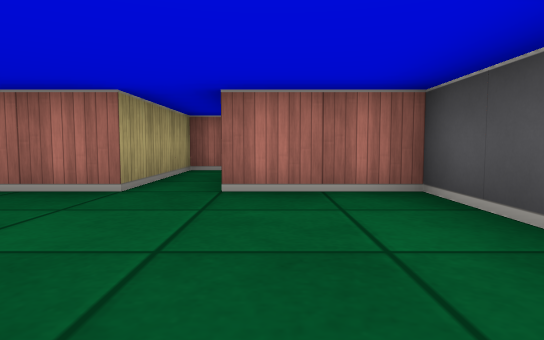
view 1 (above)

24 first-person views from a walk through a cub3D level. The camera is about half as high as the walls, tilts 4° down and sees 75° across. The floor is counted in squares. Each view is taken from the middle of a square. On the plan, view 1 faces up. The plan holds only what a view shows up to about 9 squares ahead; the rest is blank.

view 2
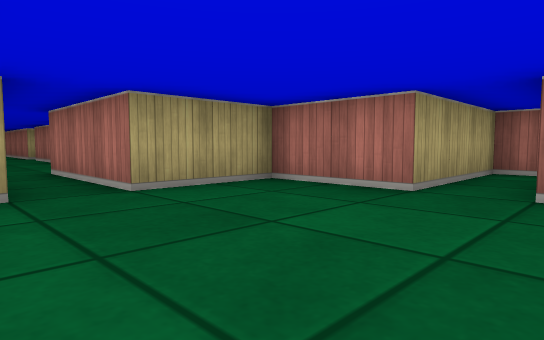

view 3
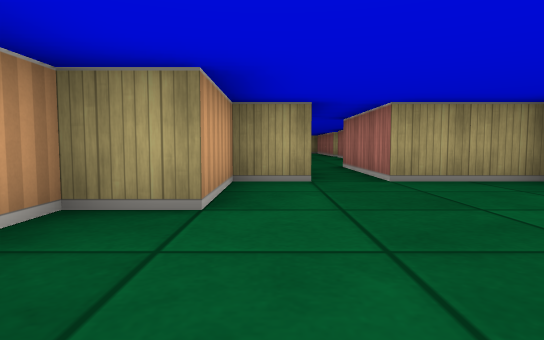

view 4
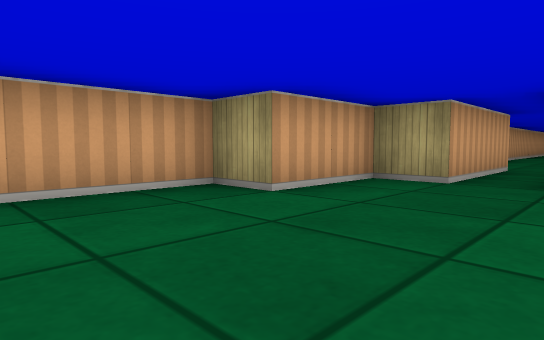

view 5
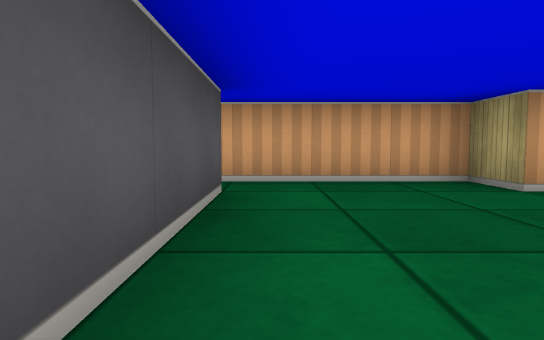

view 6
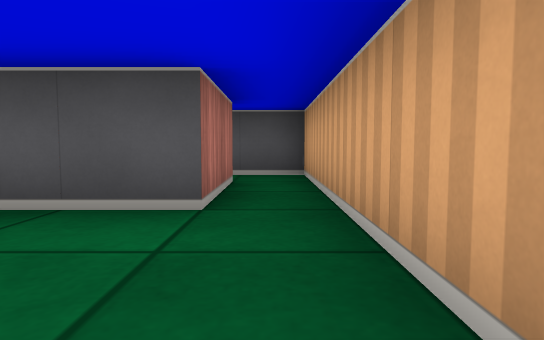

view 7
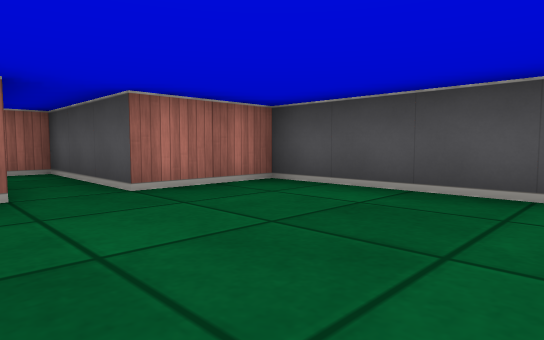

view 8
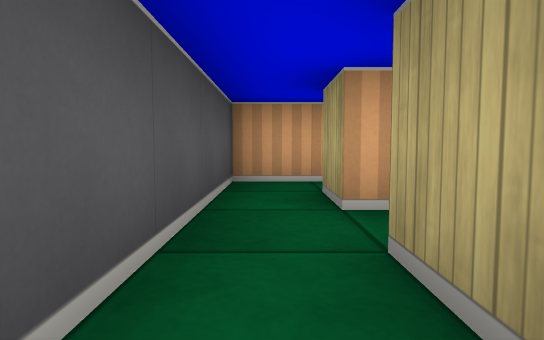

view 9
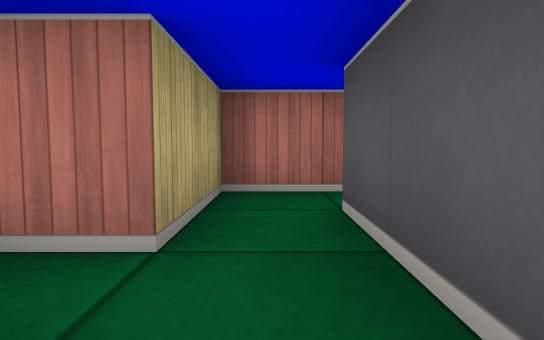

view 10
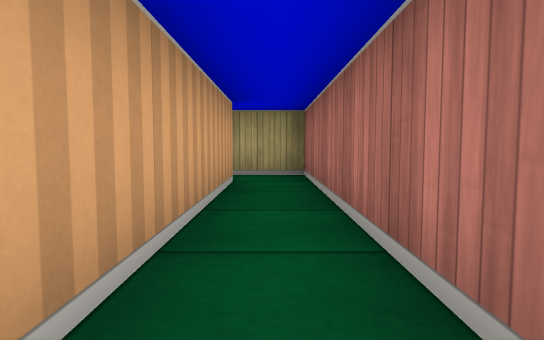

view 11
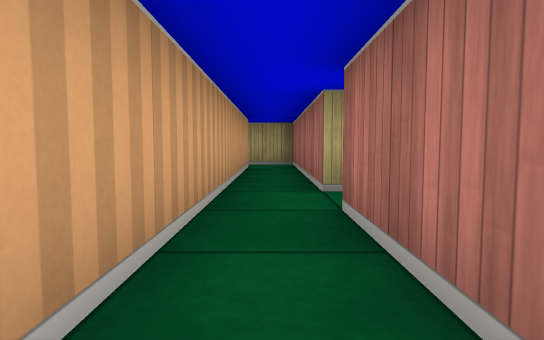

view 12
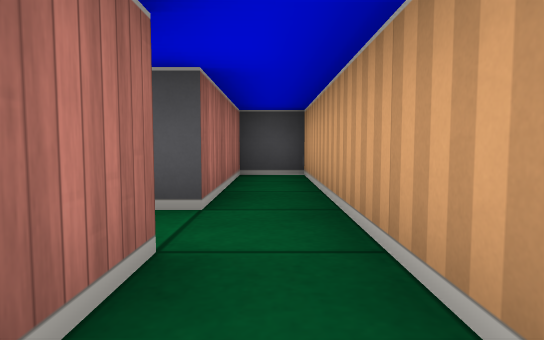

view 13
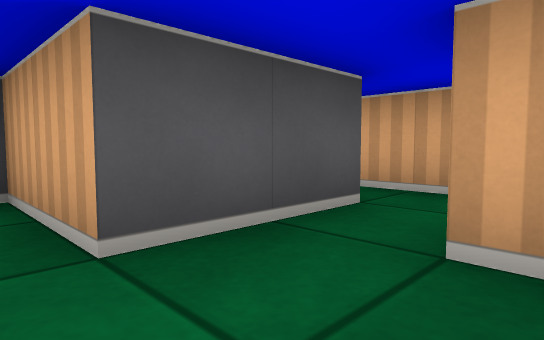

view 14
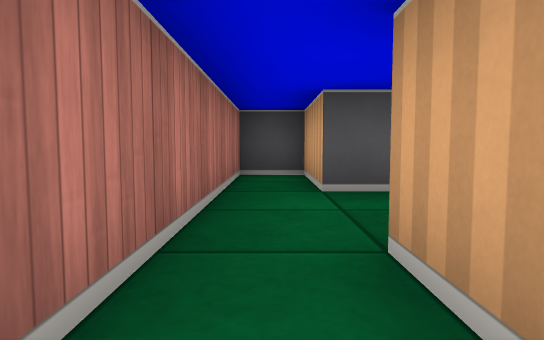

view 15
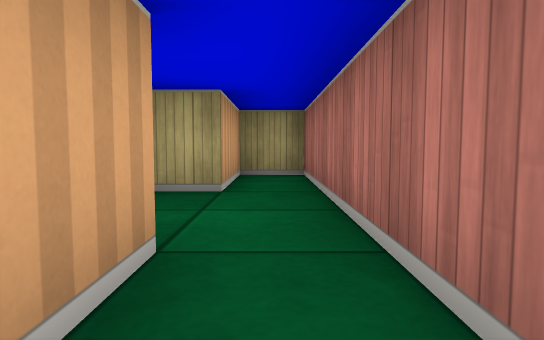

view 16
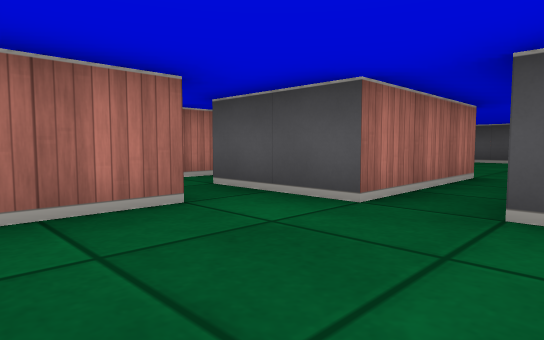

view 17
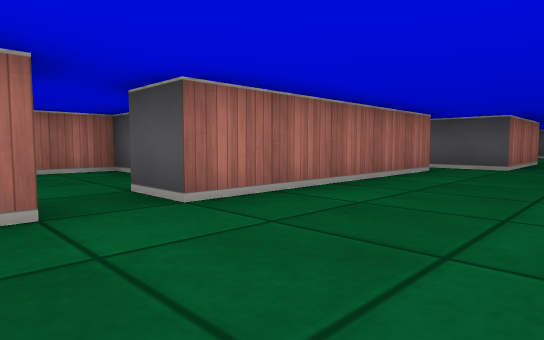

view 18
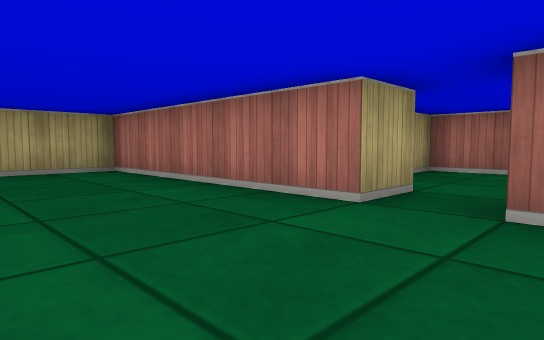

view 19
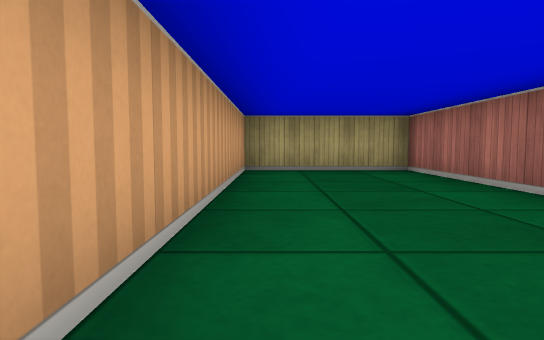

view 20
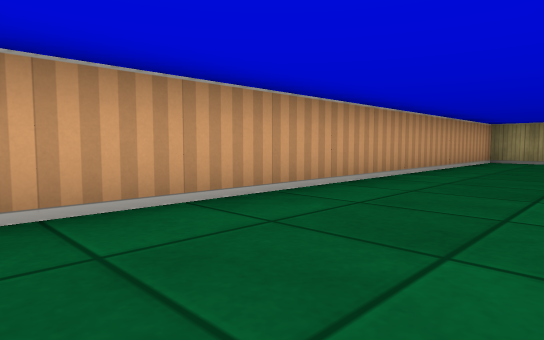

view 21
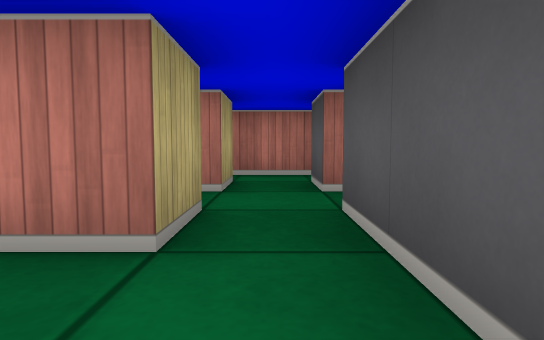

view 22
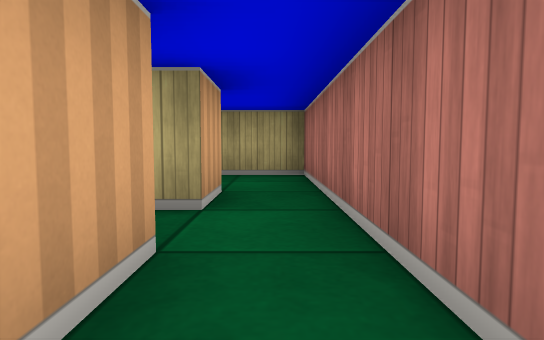

view 23
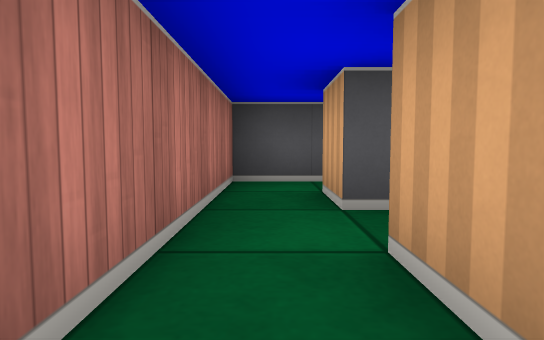

view 24
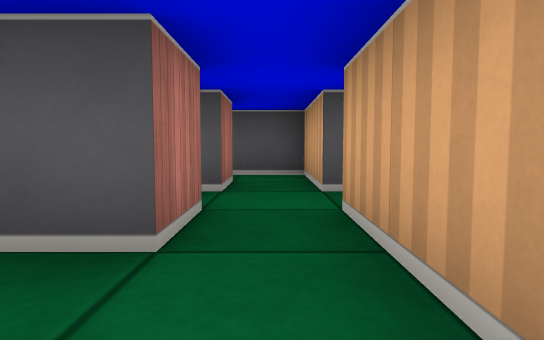

### Floor plan
Ten units are one square. View 1 is at (0, 0); x grows to the right and y downward. Boxes are objects, and circles mark ways between rooms. Rooms are numbered by the first view taken in them; rooms with no view inside come last. Other rooms are left out.
<svg viewBox="-190 -70 320 90">
<path fill="none" stroke="#000" d="M35 5 15 5 15 -35 -5 -35 -5 -65 -15 -65 -15 -35 -35 -35 -35 -15 -65 -15M-65 -5 -35 -5 -35 5 -15 5 -15 15 35 15M35 -5 35 5M35 15 45 15 45 -25M45 -35 35 -35 35 -15 28 -15M85 -35 45 -35M45 -25 125 -25 125 -35 95 -35 95 -45M95 -45 95 -55 115 -55 115 -65 55 -65 55 -55 75 -55 75 -48M-135 -36 -135 -25 -185 -25 -185 5 -82 5M-75 -35 -75 -25 -125 -25 -125 -35M-65 -15 -65 -35M-75 -45 -85 -45 -85 -55 -75 -55 -75 -45M-65 -35 -45 -35 -45 -65 -105 -65 -105 -51M-55 -45 -65 -45 -65 -55 -55 -55M-94 -35 -75 -35M-115 -58 -115 -65 -145 -65 -145 -58"/>
<circle cx="25" cy="10" r="3" fill="#2a7"/>
<circle cx="-60" cy="-10" r="3" fill="#2a7"/>
<circle cx="40" cy="-30" r="3" fill="#2a7"/>
<circle cx="90" cy="-40" r="3" fill="#2a7"/>
<circle cx="-70" cy="-30" r="3" fill="#2a7"/>
<circle cx="-130" cy="-30" r="3" fill="#2a7"/>
<text x="-10" y="-10">1</text>
<text x="40" y="-10">2</text>
<text x="90" y="-30">3</text>
<text x="80" y="-60">4</text>
<text x="-120" y="-10">5</text>
<text x="-70" y="-50">6</text>
<text x="-130" y="-50">7</text>
</svg>
Room 1 opens to room 2. Room 1 opens to room 5. Room 2 opens to room 3. Room 3 opens to room 4. Room 5 opens to room 6. Room 5 opens to room 7.

Where each view was taken, in squares from view 1:
view 1: 0 up, 0 right, facing up
view 2: 0 up, 0 right, facing up-left
view 3: 0 up, 1 right, facing left
view 4: 2 up, 1 right, facing down-left
view 5: 3 up, 1 right, facing down
view 6: 1 down, 1 left, facing right
view 7: 0 up, 2 left, facing up-right
view 8: 3 up, 4 right, facing down
view 9: 0 up, 4 right, facing up
view 10: 3 up, 9 right, facing left
view 11: 3 up, 12 right, facing left
view 12: 3 up, 7 right, facing right
view 13: 6 up, 8 right, facing down-right
view 14: 6 up, 6 right, facing right
view 15: 6 up, 11 right, facing left
view 16: 0 up, 9 left, facing up-right
view 17: 0 up, 14 left, facing up-right
view 18: 0 up, 12 left, facing up-left
view 19: 0 up, 12 left, facing left
view 20: 2 up, 8 left, facing down-left
view 21: 1 up, 7 left, facing up
view 22: 6 up, 5 left, facing left
view 23: 6 up, 9 left, facing right
view 24: 4 up, 10 left, facing right
